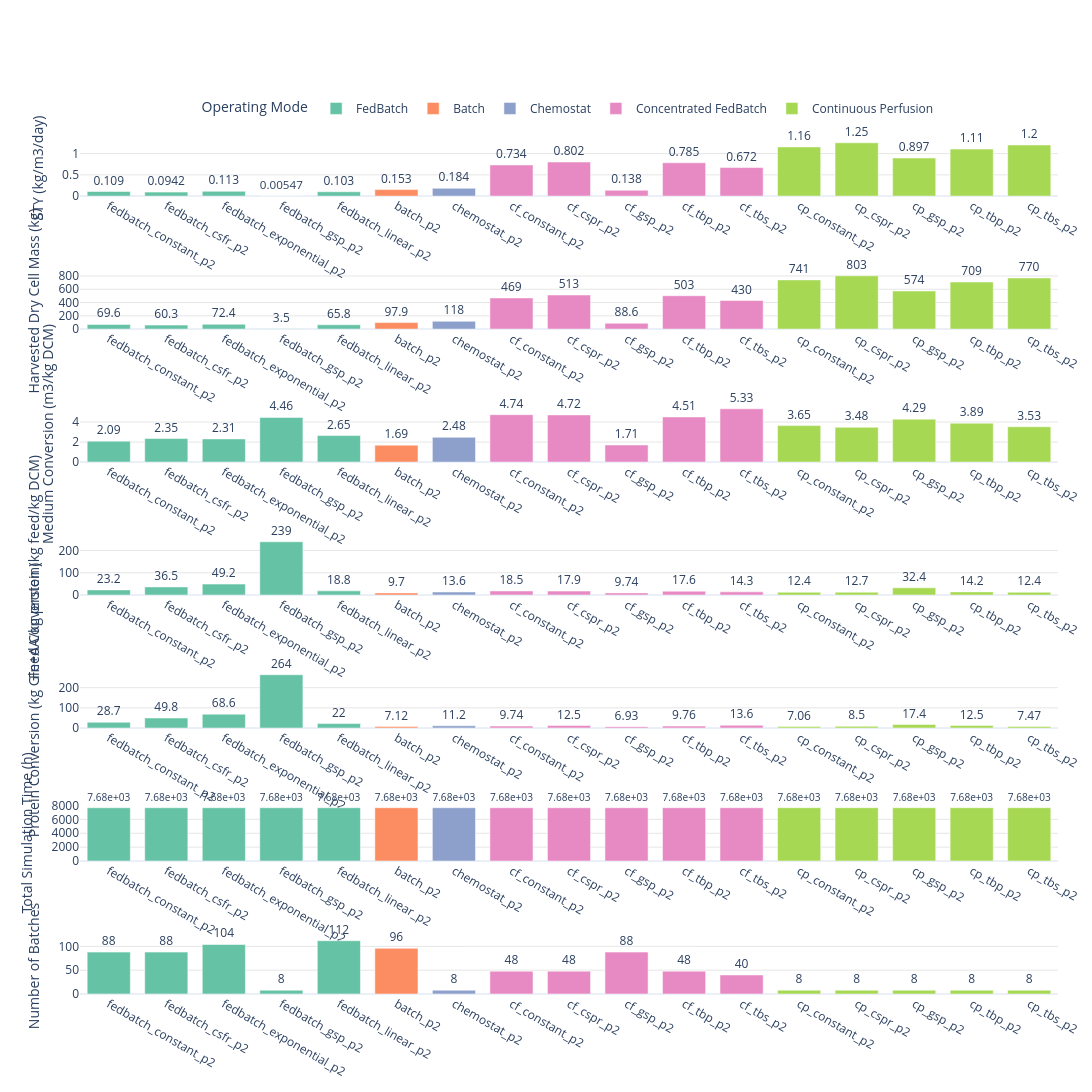

Notebook cell for this chart:
### Code cell
# ── KPI Bar Plots: one subplot per KPI, grouped by mode ───────────────────────
import plotly.graph_objects as go
from plotly.subplots import make_subplots


plot_cols = [c for c in KPI_LABELS_MAIN if c in df_stats.columns]
if not plot_cols:
    raise ValueError("No KPI columns available to plot.")

n_plots = len(plot_cols)
fig = make_subplots(
    rows=n_plots,
    cols=1,
    shared_xaxes=False,
    shared_yaxes=False,
    vertical_spacing=0.09,
 )

for row, col in enumerate(plot_cols, start=1):
    for mode in mode_order:
        sub = plot_data_ordered.loc[plot_data_ordered["mode"] == mode, ["short_label", col]].copy()
        sub[col] = sub[col].astype(float)

        fig.add_trace(
            go.Bar(
                x=sub["short_label"],
                y=sub[col],
                name=mode,
                marker_color=mode_colors[mode],
                text=[f"{v:.3g}" for v in sub[col]],
                textposition="outside",
                cliponaxis=False,
                showlegend=(row == 1),
                hovertemplate=(
                    "<b>%{x}</b><br>"
                    + f"{KPI_LABELS_MAIN[col]}: "
                    + "%{y:.4g}<br>"
                    + f"Mode: {mode}<extra></extra>"
                ),
            ),
            row=row,
            col=1,
        )

    fig.update_xaxes(
        categoryorder="array",
        categoryarray=category_order_vertical,
        row=row,
        col=1,
    )
    fig.update_yaxes(
        title_text=KPI_LABELS_MAIN[col],
        row=row,
        col=1,
        showgrid=True,
        gridcolor="rgba(0,0,0,0.10)",
    )

fig.update_layout(
    height=max(700, 340 * n_plots),
    width=1100,
    barmode="group",
    bargap=0.25,
    legend_title_text="Operating Mode",
    legend=dict(
        orientation="h",
        yanchor="bottom",
        y=1.02,
        xanchor="center",
        x=0.5,
    ),
    margin=dict(l=80, r=20, t=140, b=20),
    template="plotly_white",
)

fig.show()

### Figure 1 — Plotly figure (JSON) as saved in the notebook; plotly's stock layout.template omitted (floating-point values rounded to 4 significant figures)
{"data": [{"cliponaxis": false, "hovertemplate": "<b>%{x}</b><br>STY (kg/m3/day): %{y:.4g}<br>Mode: FedBatch<extra></extra>", "marker": {"color": "rgb(102,194,165)"}, "name": "FedBatch", "showlegend": true, "text": ["0.109", "0.0942", "0.113", "0.00547", "0.103"], "textposition": "outside", "type": "bar", "x": ["fedbatch_constant_p2", "fedbatch_csfr_p2", "fedbatch_exponential_p2", "fedbatch_gsp_p2", "fedbatch_linear_p2"], "xaxis": "x", "y": [0.1087, 0.09425, 0.1131, 0.005473, 0.1029], "yaxis": "y"}, {"cliponaxis": false, "hovertemplate": "<b>%{x}</b><br>STY (kg/m3/day): %{y:.4g}<br>Mode: Batch<extra></extra>", "marker": {"color": "rgb(252,141,98)"}, "name": "Batch", "showlegend": true, "text": ["0.153"], "textposition": "outside", "type": "bar", "x": ["batch_p2"], "xaxis": "x", "y": [0.153], "yaxis": "y"}, {"cliponaxis": false, "hovertemplate": "<b>%{x}</b><br>STY (kg/m3/day): %{y:.4g}<br>Mode: Chemostat<extra></extra>", "marker": {"color": "rgb(141,160,203)"}, "name": "Chemostat", "showlegend": true, "text": ["0.184"], "textposition": "outside", "type": "bar", "x": ["chemostat_p2"], "xaxis": "x", "y": [0.184], "yaxis": "y"}, {"cliponaxis": false, "hovertemplate": "<b>%{x}</b><br>STY (kg/m3/day): %{y:.4g}<br>Mode: Concentrated FedBatch<extra></extra>", "marker": {"color": "rgb(231,138,195)"}, "name": "Concentrated FedBatch", "showlegend": true, "text": ["0.734", "0.802", "0.138", "0.785", "0.672"], "textposition": "outside", "type": "bar", "x": ["cf_constant_p2", "cf_cspr_p2", "cf_gsp_p2", "cf_tbp_p2", "cf_tbs_p2"], "xaxis": "x", "y": [0.7336, 0.8023, 0.1384, 0.7853, 0.6725], "yaxis": "y"}, {"cliponaxis": false, "hovertemplate": "<b>%{x}</b><br>STY (kg/m3/day): %{y:.4g}<br>Mode: Continuous Perfusion<extra></extra>", "marker": {"color": "rgb(166,216,84)"}, "name": "Continuous Perfusion", "showlegend": true, "text": ["1.16", "1.25", "0.897", "1.11", "1.2"], "textposition": "outside", "type": "bar", "x": ["cp_constant_p2", "cp_cspr_p2", "cp_gsp_p2", "cp_tbp_p2", "cp_tbs_p2"], "xaxis": "x", "y": [1.158, 1.255, 0.8969, 1.107, 1.204], "yaxis": "y"}, {"cliponaxis": false, "hovertemplate": "<b>%{x}</b><br>Harvested Dry Cell Mass (kg): %{y:.4g}<br>Mode: FedBatch<extra></extra>", "marker": {"color": "rgb(102,194,165)"}, "name": "FedBatch", "showlegend": false, "text": ["69.6", "60.3", "72.4", "3.5", "65.8"], "textposition": "outside", "type": "bar", "x": ["fedbatch_constant_p2", "fedbatch_csfr_p2", "fedbatch_exponential_p2", "fedbatch_gsp_p2", "fedbatch_linear_p2"], "xaxis": "x2", "y": [69.59, 60.32, 72.4, 3.502, 65.83], "yaxis": "y2"}, {"cliponaxis": false, "hovertemplate": "<b>%{x}</b><br>Harvested Dry Cell Mass (kg): %{y:.4g}<br>Mode: Batch<extra></extra>", "marker": {"color": "rgb(252,141,98)"}, "name": "Batch", "showlegend": false, "text": ["97.9"], "textposition": "outside", "type": "bar", "x": ["batch_p2"], "xaxis": "x2", "y": [97.9], "yaxis": "y2"}, {"cliponaxis": false, "hovertemplate": "<b>%{x}</b><br>Harvested Dry Cell Mass (kg): %{y:.4g}<br>Mode: Chemostat<extra></extra>", "marker": {"color": "rgb(141,160,203)"}, "name": "Chemostat", "showlegend": false, "text": ["118"], "textposition": "outside", "type": "bar", "x": ["chemostat_p2"], "xaxis": "x2", "y": [117.8], "yaxis": "y2"}, {"cliponaxis": false, "hovertemplate": "<b>%{x}</b><br>Harvested Dry Cell Mass (kg): %{y:.4g}<br>Mode: Concentrated FedBatch<extra></extra>", "marker": {"color": "rgb(231,138,195)"}, "name": "Concentrated FedBatch", "showlegend": false, "text": ["469", "513", "88.6", "503", "430"], "textposition": "outside", "type": "bar", "x": ["cf_constant_p2", "cf_cspr_p2", "cf_gsp_p2", "cf_tbp_p2", "cf_tbs_p2"], "xaxis": "x2", "y": [469.5, 513.4, 88.55, 502.6, 430.4], "yaxis": "y2"}, {"cliponaxis": false, "hovertemplate": "<b>%{x}</b><br>Harvested Dry Cell Mass (kg): %{y:.4g}<br>Mode: Continuous Perfusion<extra></extra>", "marker": {"color": "rgb(166,216,84)"}, "name": "Continuous Perfusion", "showlegend": false, "text": ["741", "803", "574", "709", "770"], "textposition": "outside", "type": "bar", "x": ["cp_constant_p2", "cp_cspr_p2", "cp_gsp_p2", "cp_tbp_p2", "cp_tbs_p2"], "xaxis": "x2", "y": [741.3, 802.9, 574.0, 708.5, 770.3], "yaxis": "y2"}, {"cliponaxis": false, "hovertemplate": "<b>%{x}</b><br>Medium Conversion (m3/kg DCM): %{y:.4g}<br>Mode: FedBatch<extra></extra>", "marker": {"color": "rgb(102,194,165)"}, "name": "FedBatch", "showlegend": false, "text": ["2.09", "2.35", "2.31", "4.46", "2.65"], "textposition": "outside", "type": "bar", "x": ["fedbatch_constant_p2", "fedbatch_csfr_p2", "fedbatch_exponential_p2", "fedbatch_gsp_p2", "fedbatch_linear_p2"], "xaxis": "x3", "y": [2.093, 2.354, 2.313, 4.459, 2.647], "yaxis": "y3"}, {"cliponaxis": false, "hovertemplate": "<b>%{x}</b><br>Medium Conversion (m3/kg DCM): %{y:.4g}<br>Mode: Batch<extra></extra>", "marker": {"color": "rgb(252,141,98)"}, "name": "Batch", "showlegend": false, "text": ["1.69"], "textposition": "outside", "type": "bar", "x": ["batch_p2"], "xaxis": "x3", "y": [1.688], "yaxis": "y3"}, {"cliponaxis": false, "hovertemplate": "<b>%{x}</b><br>Medium Conversion (m3/kg DCM): %{y:.4g}<br>Mode: Chemostat<extra></extra>", "marker": {"color": "rgb(141,160,203)"}, "name": "Chemostat", "showlegend": false, "text": ["2.48"], "textposition": "outside", "type": "bar", "x": ["chemostat_p2"], "xaxis": "x3", "y": [2.475], "yaxis": "y3"}, {"cliponaxis": false, "hovertemplate": "<b>%{x}</b><br>Medium Conversion (m3/kg DCM): %{y:.4g}<br>Mode: Concentrated FedBatch<extra></extra>", "marker": {"color": "rgb(231,138,195)"}, "name": "Concentrated FedBatch", "showlegend": false, "text": ["4.74", "4.72", "1.71", "4.51", "5.33"], "textposition": "outside", "type": "bar", "x": ["cf_constant_p2", "cf_cspr_p2", "cf_gsp_p2", "cf_tbp_p2", "cf_tbs_p2"], "xaxis": "x3", "y": [4.739, 4.716, 1.71, 4.513, 5.331], "yaxis": "y3"}, {"cliponaxis": false, "hovertemplate": "<b>%{x}</b><br>Medium Conversion (m3/kg DCM): %{y:.4g}<br>Mode: Continuous Perfusion<extra></extra>", "marker": {"color": "rgb(166,216,84)"}, "name": "Continuous Perfusion", "showlegend": false, "text": ["3.65", "3.48", "4.29", "3.89", "3.53"], "textposition": "outside", "type": "bar", "x": ["cp_constant_p2", "cp_cspr_p2", "cp_gsp_p2", "cp_tbp_p2", "cp_tbs_p2"], "xaxis": "x3", "y": [3.647, 3.483, 4.294, 3.888, 3.532], "yaxis": "y3"}, {"cliponaxis": false, "hovertemplate": "<b>%{x}</b><br>Feed Conversion (kg feed/kg DCM): %{y:.4g}<br>Mode: FedBatch<extra></extra>", "marker": {"color": "rgb(102,194,165)"}, "name": "FedBatch", "showlegend": false, "text": ["23.2", "36.5", "49.2", "239", "18.8"], "textposition": "outside", "type": "bar", "x": ["fedbatch_constant_p2", "fedbatch_csfr_p2", "fedbatch_exponential_p2", "fedbatch_gsp_p2", "fedbatch_linear_p2"], "xaxis": "x4", "y": [23.15, 36.51, 49.15, 239.0, 18.83], "yaxis": "y4"}, {"cliponaxis": false, "hovertemplate": "<b>%{x}</b><br>Feed Conversion (kg feed/kg DCM): %{y:.4g}<br>Mode: Batch<extra></extra>", "marker": {"color": "rgb(252,141,98)"}, "name": "Batch", "showlegend": false, "text": ["9.7"], "textposition": "outside", "type": "bar", "x": ["batch_p2"], "xaxis": "x4", "y": [9.699], "yaxis": "y4"}, {"cliponaxis": false, "hovertemplate": "<b>%{x}</b><br>Feed Conversion (kg feed/kg DCM): %{y:.4g}<br>Mode: Chemostat<extra></extra>", "marker": {"color": "rgb(141,160,203)"}, "name": "Chemostat", "showlegend": false, "text": ["13.6"], "textposition": "outside", "type": "bar", "x": ["chemostat_p2"], "xaxis": "x4", "y": [13.57], "yaxis": "y4"}, {"cliponaxis": false, "hovertemplate": "<b>%{x}</b><br>Feed Conversion (kg feed/kg DCM): %{y:.4g}<br>Mode: Concentrated FedBatch<extra></extra>", "marker": {"color": "rgb(231,138,195)"}, "name": "Concentrated FedBatch", "showlegend": false, "text": ["18.5", "17.9", "9.74", "17.6", "14.3"], "textposition": "outside", "type": "bar", "x": ["cf_constant_p2", "cf_cspr_p2", "cf_gsp_p2", "cf_tbp_p2", "cf_tbs_p2"], "xaxis": "x4", "y": [18.46, 17.9, 9.745, 17.61, 14.35], "yaxis": "y4"}, {"cliponaxis": false, "hovertemplate": "<b>%{x}</b><br>Feed Conversion (kg feed/kg DCM): %{y:.4g}<br>Mode: Continuous Perfusion<extra></extra>", "marker": {"color": "rgb(166,216,84)"}, "name": "Continuous Perfusion", "showlegend": false, "text": ["12.4", "12.7", "32.4", "14.2", "12.4"], "textposition": "outside", "type": "bar", "x": ["cp_constant_p2", "cp_cspr_p2", "cp_gsp_p2", "cp_tbp_p2", "cp_tbs_p2"], "xaxis": "x4", "y": [12.36, 12.74, 32.35, 14.19, 12.37], "yaxis": "y4"}, {"cliponaxis": false, "hovertemplate": "<b>%{x}</b><br>Protein Conversion (kg Gln+AA/kg protein): %{y:.4g}<br>Mode: FedBatch<extra></extra>", "marker": {"color": "rgb(102,194,165)"}, "name": "FedBatch", "showlegend": false, "text": ["28.7", "49.8", "68.6", "264", "22"], "textposition": "outside", "type": "bar", "x": ["fedbatch_constant_p2", "fedbatch_csfr_p2", "fedbatch_exponential_p2", "fedbatch_gsp_p2", "fedbatch_linear_p2"], "xaxis": "x5", "y": [28.68, 49.82, 68.64, 264.1, 22.05], "yaxis": "y5"}, {"cliponaxis": false, "hovertemplate": "<b>%{x}</b><br>Protein Conversion (kg Gln+AA/kg protein): %{y:.4g}<br>Mode: Batch<extra></extra>", "marker": {"color": "rgb(252,141,98)"}, "name": "Batch", "showlegend": false, "text": ["7.12"], "textposition": "outside", "type": "bar", "x": ["batch_p2"], "xaxis": "x5", "y": [7.115], "yaxis": "y5"}, {"cliponaxis": false, "hovertemplate": "<b>%{x}</b><br>Protein Conversion (kg Gln+AA/kg protein): %{y:.4g}<br>Mode: Chemostat<extra></extra>", "marker": {"color": "rgb(141,160,203)"}, "name": "Chemostat", "showlegend": false, "text": ["11.2"], "textposition": "outside", "type": "bar", "x": ["chemostat_p2"], "xaxis": "x5", "y": [11.24], "yaxis": "y5"}, {"cliponaxis": false, "hovertemplate": "<b>%{x}</b><br>Protein Conversion (kg Gln+AA/kg protein): %{y:.4g}<br>Mode: Concentrated FedBatch<extra></extra>", "marker": {"color": "rgb(231,138,195)"}, "name": "Concentrated FedBatch", "showlegend": false, "text": ["9.74", "12.5", "6.93", "9.76", "13.6"], "textposition": "outside", "type": "bar", "x": ["cf_constant_p2", "cf_cspr_p2", "cf_gsp_p2", "cf_tbp_p2", "cf_tbs_p2"], "xaxis": "x5", "y": [9.744, 12.47, 6.928, 9.756, 13.64], "yaxis": "y5"}, {"cliponaxis": false, "hovertemplate": "<b>%{x}</b><br>Protein Conversion (kg Gln+AA/kg protein): %{y:.4g}<br>Mode: Continuous Perfusion<extra></extra>", "marker": {"color": "rgb(166,216,84)"}, "name": "Continuous Perfusion", "showlegend": false, "text": ["7.06", "8.5", "17.4", "12.5", "7.47"], "textposition": "outside", "type": "bar", "x": ["cp_constant_p2", "cp_cspr_p2", "cp_gsp_p2", "cp_tbp_p2", "cp_tbs_p2"], "xaxis": "x5", "y": [7.058, 8.501, 17.39, 12.5, 7.466], "yaxis": "y5"}, {"cliponaxis": false, "hovertemplate": "<b>%{x}</b><br>Total Simulation Time (h): %{y:.4g}<br>Mode: FedBatch<extra></extra>", "marker": {"color": "rgb(102,194,165)"}, "name": "FedBatch", "showlegend": false, "text": ["7.68e+03", "7.68e+03", "7.68e+03", "7.68e+03", "7.68e+03"], "textposition": "outside", "type": "bar", "x": ["fedbatch_constant_p2", "fedbatch_csfr_p2", "fedbatch_exponential_p2", "fedbatch_gsp_p2", "fedbatch_linear_p2"], "xaxis": "x6", "y": [7680.0, 7680.0, 7680.0, 7680.0, 7680.0], "yaxis": "y6"}, {"cliponaxis": false, "hovertemplate": "<b>%{x}</b><br>Total Simulation Time (h): %{y:.4g}<br>Mode: Batch<extra></extra>", "marker": {"color": "rgb(252,141,98)"}, "name": "Batch", "showlegend": false, "text": ["7.68e+03"], "textposition": "outside", "type": "bar", "x": ["batch_p2"], "xaxis": "x6", "y": [7680.0], "yaxis": "y6"}, {"cliponaxis": false, "hovertemplate": "<b>%{x}</b><br>Total Simulation Time (h): %{y:.4g}<br>Mode: Chemostat<extra></extra>", "marker": {"color": "rgb(141,160,203)"}, "name": "Chemostat", "showlegend": false, "text": ["7.68e+03"], "textposition": "outside", "type": "bar", "x": ["chemostat_p2"], "xaxis": "x6", "y": [7680.0], "yaxis": "y6"}, {"cliponaxis": false, "hovertemplate": "<b>%{x}</b><br>Total Simulation Time (h): %{y:.4g}<br>Mode: Concentrated FedBatch<extra></extra>", "marker": {"color": "rgb(231,138,195)"}, "name": "Concentrated FedBatch", "showlegend": false, "text": ["7.68e+03", "7.68e+03", "7.68e+03", "7.68e+03", "7.68e+03"], "textposition": "outside", "type": "bar", "x": ["cf_constant_p2", "cf_cspr_p2", "cf_gsp_p2", "cf_tbp_p2", "cf_tbs_p2"], "xaxis": "x6", "y": [7680.0, 7680.0, 7680.0, 7680.0, 7680.0], "yaxis": "y6"}, {"cliponaxis": false, "hovertemplate": "<b>%{x}</b><br>Total Simulation Time (h): %{y:.4g}<br>Mode: Continuous Perfusion<extra></extra>", "marker": {"color": "rgb(166,216,84)"}, "name": "Continuous Perfusion", "showlegend": false, "text": ["7.68e+03", "7.68e+03", "7.68e+03", "7.68e+03", "7.68e+03"], "textposition": "outside", "type": "bar", "x": ["cp_constant_p2", "cp_cspr_p2", "cp_gsp_p2", "cp_tbp_p2", "cp_tbs_p2"], "xaxis": "x6", "y": [7680.0, 7680.0, 7680.0, 7680.0, 7680.0], "yaxis": "y6"}, {"cliponaxis": false, "hovertemplate": "<b>%{x}</b><br>Number of Batches: %{y:.4g}<br>Mode: FedBatch<extra></extra>", "marker": {"color": "rgb(102,194,165)"}, "name": "FedBatch", "showlegend": false, "text": ["88", "88", "104", "8", "112"], "textposition": "outside", "type": "bar", "x": ["fedbatch_constant_p2", "fedbatch_csfr_p2", "fedbatch_exponential_p2", "fedbatch_gsp_p2", "fedbatch_linear_p2"], "xaxis": "x7", "y": [88.0, 88.0, 104.0, 8.0, 112.0], "yaxis": "y7"}, {"cliponaxis": false, "hovertemplate": "<b>%{x}</b><br>Number of Batches: %{y:.4g}<br>Mode: Batch<extra></extra>", "marker": {"color": "rgb(252,141,98)"}, "name": "Batch", "showlegend": false, "text": ["96"], "textposition": "outside", "type": "bar", "x": ["batch_p2"], "xaxis": "x7", "y": [96.0], "yaxis": "y7"}, {"cliponaxis": false, "hovertemplate": "<b>%{x}</b><br>Number of Batches: %{y:.4g}<br>Mode: Chemostat<extra></extra>", "marker": {"color": "rgb(141,160,203)"}, "name": "Chemostat", "showlegend": false, "text": ["8"], "textposition": "outside", "type": "bar", "x": ["chemostat_p2"], "xaxis": "x7", "y": [8.0], "yaxis": "y7"}, {"cliponaxis": false, "hovertemplate": "<b>%{x}</b><br>Number of Batches: %{y:.4g}<br>Mode: Concentrated FedBatch<extra></extra>", "marker": {"color": "rgb(231,138,195)"}, "name": "Concentrated FedBatch", "showlegend": false, "text": ["48", "48", "88", "48", "40"], "textposition": "outside", "type": "bar", "x": ["cf_constant_p2", "cf_cspr_p2", "cf_gsp_p2", "cf_tbp_p2", "cf_tbs_p2"], "xaxis": "x7", "y": [48.0, 48.0, 88.0, 48.0, 40.0], "yaxis": "y7"}, {"cliponaxis": false, "hovertemplate": "<b>%{x}</b><br>Number of Batches: %{y:.4g}<br>Mode: Continuous Perfusion<extra></extra>", "marker": {"color": "rgb(166,216,84)"}, "name": "Continuous Perfusion", "showlegend": false, "text": ["8", "8", "8", "8", "8"], "textposition": "outside", "type": "bar", "x": ["cp_constant_p2", "cp_cspr_p2", "cp_gsp_p2", "cp_tbp_p2", "cp_tbs_p2"], "xaxis": "x7", "y": [8.0, 8.0, 8.0, 8.0, 8.0], "yaxis": "y7"}], "layout": {"bargap": 0.25, "barmode": "group", "height": 2380, "legend": {"orientation": "h", "title": {"text": "Operating Mode"}, "x": 0.5, "xanchor": "center", "y": 1.02, "yanchor": "bottom"}, "margin": {"b": 20, "l": 80, "r": 20, "t": 140}, "width": 1100, "xaxis": {"anchor": "y", "categoryarray": ["fedbatch_constant_p2", "fedbatch_csfr_p2", "fedbatch_exponential_p2", "fedbatch_gsp_p2", "fedbatch_linear_p2", "batch_p2", "chemostat_p2", "cf_constant_p2", "cf_cspr_p2", "cf_gsp_p2", "cf_tbp_p2", "cf_tbs_p2", "cp_constant_p2", "cp_cspr_p2", "cp_gsp_p2", "cp_tbp_p2", "cp_tbs_p2"], "categoryorder": "array", "domain": [0, 1]}, "xaxis2": {"anchor": "y2", "categoryarray": ["fedbatch_constant_p2", "fedbatch_csfr_p2", "fedbatch_exponential_p2", "fedbatch_gsp_p2", "fedbatch_linear_p2", "batch_p2", "chemostat_p2", "cf_constant_p2", "cf_cspr_p2", "cf_gsp_p2", "cf_tbp_p2", "cf_tbs_p2", "cp_constant_p2", "cp_cspr_p2", "cp_gsp_p2", "cp_tbp_p2", "cp_tbs_p2"], "categoryorder": "array", "domain": [0, 1]}, "xaxis3": {"anchor": "y3", "categoryarray": ["fedbatch_constant_p2", "fedbatch_csfr_p2", "fedbatch_exponential_p2", "fedbatch_gsp_p2", "fedbatch_linear_p2", "batch_p2", "chemostat_p2", "cf_constant_p2", "cf_cspr_p2", "cf_gsp_p2", "cf_tbp_p2", "cf_tbs_p2", "cp_constant_p2", "cp_cspr_p2", "cp_gsp_p2", "cp_tbp_p2", "cp_tbs_p2"], "categoryorder": "array", "domain": [0, 1]}, "xaxis4": {"anchor": "y4", "categoryarray": ["fedbatch_constant_p2", "fedbatch_csfr_p2", "fedbatch_exponential_p2", "fedbatch_gsp_p2", "fedbatch_linear_p2", "batch_p2", "chemostat_p2", "cf_constant_p2", "cf_cspr_p2", "cf_gsp_p2", "cf_tbp_p2", "cf_tbs_p2", "cp_constant_p2", "cp_cspr_p2", "cp_gsp_p2", "cp_tbp_p2", "cp_tbs_p2"], "categoryorder": "array", "domain": [0, 1]}, "xaxis5": {"anchor": "y5", "categoryarray": ["fedbatch_constant_p2", "fedbatch_csfr_p2", "fedbatch_exponential_p2", "fedbatch_gsp_p2", "fedbatch_linear_p2", "batch_p2", "chemostat_p2", "cf_constant_p2", "cf_cspr_p2", "cf_gsp_p2", "cf_tbp_p2", "cf_tbs_p2", "cp_constant_p2", "cp_cspr_p2", "cp_gsp_p2", "cp_tbp_p2", "cp_tbs_p2"], "categoryorder": "array", "domain": [0, 1]}, "xaxis6": {"anchor": "y6", "categoryarray": ["fedbatch_constant_p2", "fedbatch_csfr_p2", "fedbatch_exponential_p2", "fedbatch_gsp_p2", "fedbatch_linear_p2", "batch_p2", "chemostat_p2", "cf_constant_p2", "cf_cspr_p2", "cf_gsp_p2", "cf_tbp_p2", "cf_tbs_p2", "cp_constant_p2", "cp_cspr_p2", "cp_gsp_p2", "cp_tbp_p2", "cp_tbs_p2"], "categoryorder": "array", "domain": [0, 1]}, "xaxis7": {"anchor": "y7", "categoryarray": ["fedbatch_constant_p2", "fedbatch_csfr_p2", "fedbatch_exponential_p2", "fedbatch_gsp_p2", "fedbatch_linear_p2", "batch_p2", "chemostat_p2", "cf_constant_p2", "cf_cspr_p2", "cf_gsp_p2", "cf_tbp_p2", "cf_tbs_p2", "cp_constant_p2", "cp_cspr_p2", "cp_gsp_p2", "cp_tbp_p2", "cp_tbs_p2"], "categoryorder": "array", "domain": [0, 1]}, "yaxis": {"anchor": "x", "domain": [0.9343, 1], "gridcolor": "rgba(0,0,0,0.10)", "showgrid": true, "title": {"text": "STY (kg/m3/day)"}}, "yaxis2": {"anchor": "x2", "domain": [0.7786, 0.8443], "gridcolor": "rgba(0,0,0,0.10)", "showgrid": true, "title": {"text": "Harvested Dry Cell Mass (kg)"}}, "yaxis3": {"anchor": "x3", "domain": [0.6229, 0.6886], "gridcolor": "rgba(0,0,0,0.10)", "showgrid": true, "title": {"text": "Medium Conversion (m3/kg DCM)"}}, "yaxis4": {"anchor": "x4", "domain": [0.4671, 0.5329], "gridcolor": "rgba(0,0,0,0.10)", "showgrid": true, "title": {"text": "Feed Conversion (kg feed/kg DCM)"}}, "yaxis5": {"anchor": "x5", "domain": [0.3114, 0.3771], "gridcolor": "rgba(0,0,0,0.10)", "showgrid": true, "title": {"text": "Protein Conversion (kg Gln+AA/kg protein)"}}, "yaxis6": {"anchor": "x6", "domain": [0.1557, 0.2214], "gridcolor": "rgba(0,0,0,0.10)", "showgrid": true, "title": {"text": "Total Simulation Time (h)"}}, "yaxis7": {"anchor": "x7", "domain": [0, 0.06571], "gridcolor": "rgba(0,0,0,0.10)", "showgrid": true, "title": {"text": "Number of Batches"}}}}
